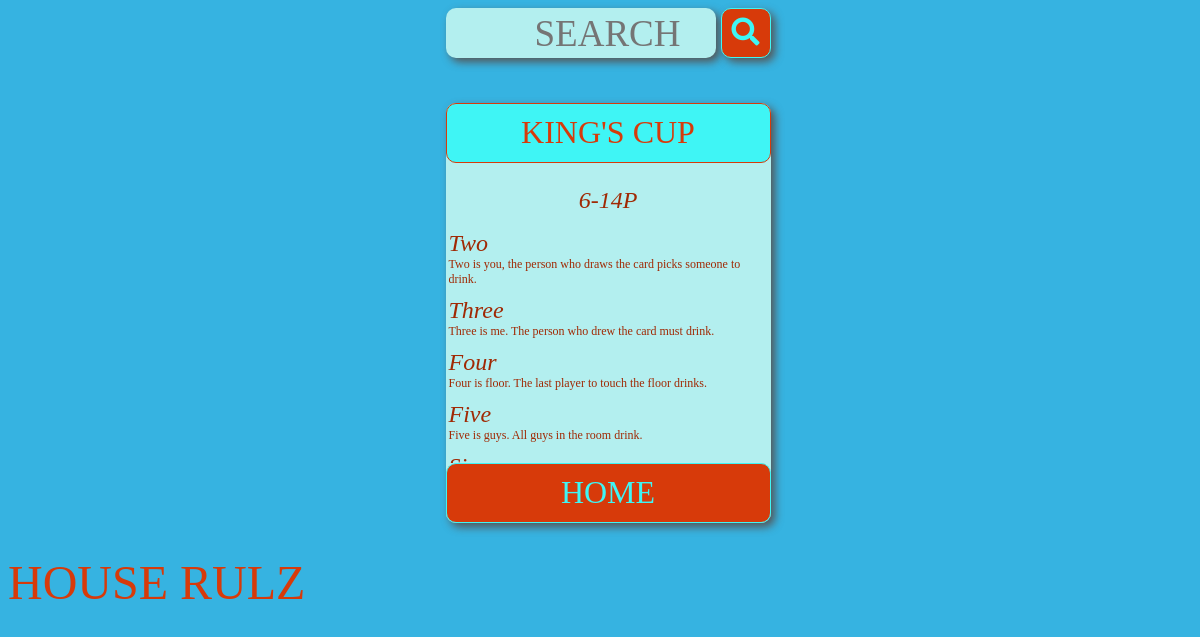
Page /2/ on the committed database.
### therulz/models.py (models this page shows, shortened)
class Game(models.Model):
	game_name = models.CharField(max_length=50)
	min_player_count = models.IntegerField(default=4)
	max_player_count = models.IntegerField(default = 0)

class Rule(models.Model):
	rule = models.ForeignKey(Game, on_delete=models.CASCADE)
	rule_name = models.CharField(max_length=50)
	rule_text = models.CharField(max_length=280)
	rule_order = models.IntegerField(default=0)

### therulz/views.py (the view)
# urls.py: path('<int:game_id>/', views.game, name='game'),
def game(request, game_id):
	game = get_object_or_404(Game, pk=game_id)
	if (game):
		rule_list = game.rule_set.order_by('rule_order')[:]
	context = {
		'game': game,
		'rule_list': rule_list,
	}
	return render(request, 'therulz/game.html', context)

### therulz/templates/therulz/game.html (shortened to what this page needs)
{% load static %}
<!DOCTYPE html>
<html>
    <head>
        <link
            rel="stylesheet"
            type="text/css"
            href="{% static 'therulz/style.css' %}"
        />
        <link
            rel="stylesheet"
            href="https://use.fontawesome.com/releases/v5.0.13/css/all.css"
        >
    </head>
    <body>
        <form
            class="search"
            action="{% url 'therulz:search' %}"
            method='get'
            action="{% url 'therulz:search' %}"
            method="get"
            class="search">
            <input
                type="search"
                placeholder="SEARCH"
                name="usr_query"
                value='{{ query }}'
             />
            <button
                type="submit"
                value="S"
                class="search_button">
                <i class="fas fa-search"></i>
            </button>
        </form>
        <div class="container">
            <p class="btn game_title">
                {{ game.game_name }}
            </p>
            <div class="rule_list_container">
                <p class="player_count rule_name">
                {% if game.max_player_count > 0 %}
                    {{ game.min_player_count }}-{{ game.max_player_count }}P
                {% else %}
                    {{ game.min_player_count }}P
                {% endif %}
                </p>
                <ul>
                    {% for rule in rule_list %}
                    <li class="rule_name">{{ rule.rule_name }}</li>
                    <li class="rule_text">{{ rule.rule_text }}</li>
                    {% endfor %}
                </ul>
            </div>
            <a class="control btn" href="/">HOME</a>
        </div>
        <h1 class="logo">HOUSE RULZ</h1>
    </body>
</html>

### therulz/static/therulz/style.css (style rules this page uses)
:root { --main_background_color: #36B3E1; --search_box_color: #B3EFEF; --red_color: #D73A0A; --blue_color: #3FF5F5; --rule_color: #A02904; }
* { box-sizing: border-box; font-family: "Verdana"; padding: 0; }
body { background-color: var(--main_background_color); text-align: center; width: 100%; }
a { text-decoration: none; width: 100%; margin: auto; padding: 0; text-align:center; }
input { background-color: var(--search_box_color); border: none; border-radius: 10px; box-shadow: 4px 4px 8px #555; color: var(--red_color); display: inline; font-size: 37px; height: 50px; margin-right: 5px; opacity: 1; padding-right: 10px; text-align: right; width: 270px; }
li { width: 100%; padding-left: 3px; text-align: left; }
ul { list-style-type: none; }
.btn { border-radius: 10px; display: block; font-size: 32px; min-height: 60px; max-height: 60px; margin: 0 auto; padding-top: 10px; text-align: center; width: 100%; }
.container { background-color: var(--search_box_color); border-radius: 10px; box-shadow: 4px 4px 8px #555; display: flex; flex-direction: column; height: 420px; align-items: center; margin: 0 auto; margin-top: 45px; width: 325px; }
.control { background-color: var(--red_color); border: 1px solid var(--blue_color); color: var(--blue_color); }
.game_title { color: var(--red_color); background-color: var(--blue_color); border: 1px solid var(--red_color); }
.rule_list_container { display: flex; flex-direction: column; height: 300px; margin: auto; width: 100%; overflow: scroll; }
.player_count { margin-bottom: 0; }
.rule_name { display: block; color: var(--rule_color); font-size: 24px; font-style: italic; }
.rule_text { color: var(--rule_color); font-size: 12px; margin-bottom: 10px; }
.search { display: flex; justify-content: center; }
.search_button { background-color: var(--red_color); border: 1px solid var(--blue_color); border-radius: 10px; box-shadow: 4px 4px 8px #555; color: var(--blue_color); display: inline; font-size: 28px; height: 50px; width: 50px; }
.logo { color: var(--red_color); font-size: 48px; font-weight: 100; float: left; margin-bottom: 0; }

### rows in the picture
Game: game_name "KING'S CUP", min_player_count "6", max_player_count "14"
Rule: rule_name "Two", rule_text "Two is you, the person who draws the card picks someone to drink."
Rule: rule_name "Three", rule_text "Three is me. The person who drew the card must drink."
Rule: rule_name "Four", rule_text "Four is floor. The last player to touch the floor drinks."
Rule: rule_name "Five", rule_text "Five is guys. All guys in the room drink."
